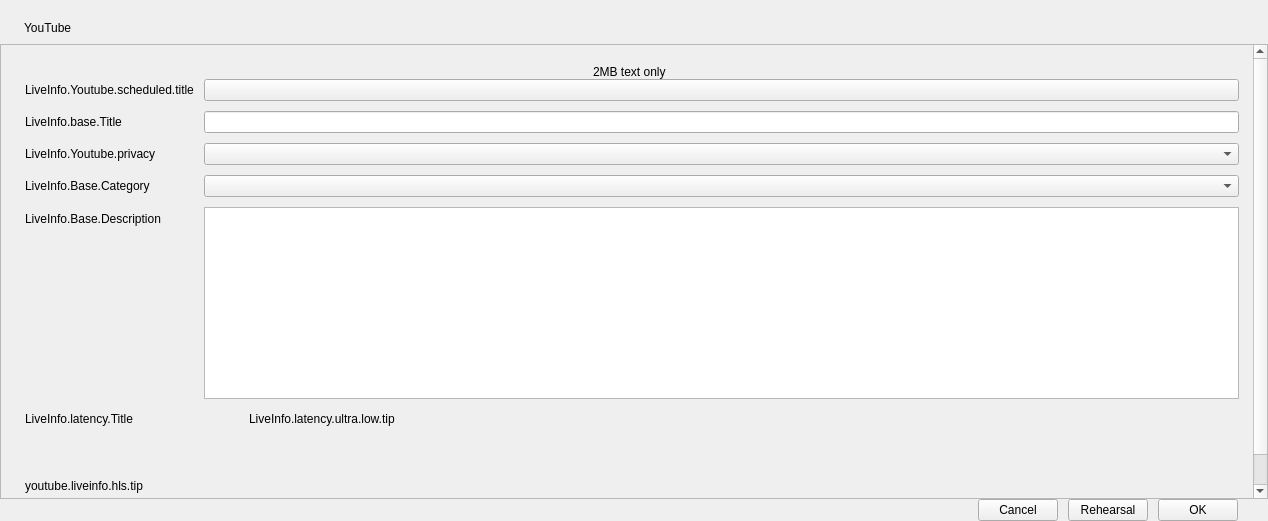
<?xml version="1.0" encoding="UTF-8"?>
<ui version="4.0">
 <class>PLSLiveInfoYoutube</class>
 <widget class="QWidget" name="PLSLiveInfoYoutube">
  <property name="geometry">
   <rect>
    <x>0</x>
    <y>0</y>
    <width>1268</width>
    <height>521</height>
   </rect>
  </property>
  <property name="windowTitle">
   <string>LiveInfo.liveinformation</string>
  </property>
  <layout class="QVBoxLayout" name="verticalLayout">
   <property name="spacing">
    <number>0</number>
   </property>
   <property name="leftMargin">
    <number>0</number>
   </property>
   <property name="topMargin">
    <number>0</number>
   </property>
   <property name="rightMargin">
    <number>0</number>
   </property>
   <property name="bottomMargin">
    <number>0</number>
   </property>
   <item>
    <widget class="QWidget" name="titleWidget" native="true">
     <layout class="QHBoxLayout" name="horizontalLayout">
      <property name="spacing">
       <number>0</number>
      </property>
      <property name="leftMargin">
       <number>24</number>
      </property>
      <property name="topMargin">
       <number>18</number>
      </property>
      <property name="rightMargin">
       <number>24</number>
      </property>
      <property name="bottomMargin">
       <number>6</number>
      </property>
      <item>
       <widget class="QLabel" name="titleLabel">
        <property name="text">
         <string>YouTube</string>
        </property>
       </widget>
      </item>
      <item>
       <spacer name="horizontalSpacer_5">
        <property name="orientation">
         <enum>Qt::Horizontal</enum>
        </property>
        <property name="sizeHint" stdset="0">
         <size>
          <width>0</width>
          <height>20</height>
         </size>
        </property>
       </spacer>
      </item>
     </layout>
    </widget>
   </item>
   <item>
    <widget class="QScrollArea" name="scrollArea">
     <property name="widgetResizable">
      <bool>true</bool>
     </property>
     <widget class="QWidget" name="scrollAreaWidgetContents_2">
      <property name="geometry">
       <rect>
        <x>0</x>
        <y>0</y>
        <width>1251</width>
        <height>515</height>
       </rect>
      </property>
      <layout class="QVBoxLayout" name="verticalLayout_3">
       <property name="spacing">
        <number>0</number>
       </property>
       <property name="leftMargin">
        <number>0</number>
       </property>
       <property name="topMargin">
        <number>0</number>
       </property>
       <property name="rightMargin">
        <number>0</number>
       </property>
       <property name="bottomMargin">
        <number>0</number>
       </property>
       <item alignment="Qt::AlignTop">
        <widget class="QWidget" name="thumWidget" native="true">
         <layout class="QVBoxLayout" name="verticalLayout_4">
          <property name="spacing">
           <number>6</number>
          </property>
          <property name="leftMargin">
           <number>6</number>
          </property>
          <property name="topMargin">
           <number>0</number>
          </property>
          <property name="rightMargin">
           <number>0</number>
          </property>
          <property name="bottomMargin">
           <number>0</number>
          </property>
          <item alignment="Qt::AlignHCenter">
           <widget class="PLSSelectImageButton" name="thumbnailButton">
            <property name="text">
             <string/>
            </property>
           </widget>
          </item>
          <item alignment="Qt::AlignHCenter|Qt::AlignTop">
           <widget class="QLabel" name="thumDetailLabel">
            <property name="text">
             <string>2MB text only</string>
            </property>
           </widget>
          </item>
          <item>
           <spacer name="verticalSpacer">
            <property name="orientation">
             <enum>Qt::Vertical</enum>
            </property>
            <property name="sizeHint" stdset="0">
             <size>
              <width>20</width>
              <height>0</height>
             </size>
            </property>
           </spacer>
          </item>
         </layout>
        </widget>
       </item>
       <item>
        <widget class="QWidget" name="midwidget" native="true">
         <layout class="QFormLayout" name="formLayout">
          <property name="fieldGrowthPolicy">
           <enum>QFormLayout::AllNonFixedFieldsGrow</enum>
          </property>
          <property name="rowWrapPolicy">
           <enum>QFormLayout::DontWrapRows</enum>
          </property>
          <property name="labelAlignment">
           <set>Qt::AlignLeading|Qt::AlignLeft|Qt::AlignVCenter</set>
          </property>
          <property name="formAlignment">
           <set>Qt::AlignLeading|Qt::AlignLeft|Qt::AlignTop</set>
          </property>
          <property name="horizontalSpacing">
           <number>10</number>
          </property>
          <property name="verticalSpacing">
           <number>10</number>
          </property>
          <property name="leftMargin">
           <number>24</number>
          </property>
          <property name="topMargin">
           <number>0</number>
          </property>
          <property name="rightMargin">
           <number>14</number>
          </property>
          <property name="bottomMargin">
           <number>20</number>
          </property>
          <item row="0" column="0">
           <widget class="QLabel" name="scheduleLabel">
            <property name="text">
             <string>LiveInfo.Youtube.scheduled.title</string>
            </property>
           </widget>
          </item>
          <item row="0" column="1">
           <widget class="PLSScheduleCombox" name="sPushButton">
            <property name="text">
             <string/>
            </property>
           </widget>
          </item>
          <item row="1" column="0">
           <widget class="QLabel" name="liveTitleLabel">
            <property name="text">
             <string>LiveInfo.base.Title</string>
            </property>
           </widget>
          </item>
          <item row="1" column="1">
           <widget class="PLSLineEdit" name="lineEditTitle">
            <property name="sizePolicy">
             <sizepolicy hsizetype="Expanding" vsizetype="Fixed">
              <horstretch>0</horstretch>
              <verstretch>0</verstretch>
             </sizepolicy>
            </property>
            <property name="text">
             <string/>
            </property>
            <property name="alignment">
             <set>Qt::AlignLeading|Qt::AlignLeft|Qt::AlignVCenter</set>
            </property>
           </widget>
          </item>
          <item row="2" column="0">
           <widget class="QLabel" name="publicLabel">
            <property name="text">
             <string>LiveInfo.Youtube.privacy</string>
            </property>
           </widget>
          </item>
          <item row="2" column="1">
           <widget class="PLSComboBox" name="comboBoxPublic">
            <property name="editable">
             <bool>false</bool>
            </property>
           </widget>
          </item>
          <item row="3" column="0">
           <widget class="QLabel" name="categoryLabel">
            <property name="text">
             <string>LiveInfo.Base.Category</string>
            </property>
           </widget>
          </item>
          <item row="3" column="1">
           <widget class="PLSComboBox" name="comboBoxCategory">
            <property name="editable">
             <bool>false</bool>
            </property>
           </widget>
          </item>
          <item row="4" column="0">
           <widget class="QLabel" name="describeLabel">
            <property name="text">
             <string>LiveInfo.Base.Description</string>
            </property>
           </widget>
          </item>
          <item row="4" column="1">
           <widget class="PLSTextEdit" name="textEditDescribe">
            <property name="acceptRichText">
             <bool>false</bool>
            </property>
           </widget>
          </item>
          <item row="5" column="0">
           <widget class="QWidget" name="latencyLeftWidget" native="true">
            <layout class="QHBoxLayout" name="horizontalLayout_5">
             <property name="spacing">
              <number>0</number>
             </property>
             <property name="leftMargin">
              <number>0</number>
             </property>
             <property name="topMargin">
              <number>0</number>
             </property>
             <property name="rightMargin">
              <number>0</number>
             </property>
             <property name="bottomMargin">
              <number>0</number>
             </property>
             <item>
              <widget class="QLabel" name="latencyTitle">
               <property name="text">
                <string>LiveInfo.latency.Title</string>
               </property>
               <property name="wordWrap">
                <bool>true</bool>
               </property>
              </widget>
             </item>
             <item alignment="Qt::AlignLeft|Qt::AlignBottom">
              <widget class="QLabel" name="latencyIcon">
               <property name="toolTip">
                <string/>
               </property>
               <property name="frameShape">
                <enum>QFrame::NoFrame</enum>
               </property>
               <property name="text">
                <string/>
               </property>
               <property name="showHandCursor" stdset="0">
                <bool>true</bool>
               </property>
              </widget>
             </item>
             <item>
              <spacer name="horizontalSpacer_4">
               <property name="orientation">
                <enum>Qt::Horizontal</enum>
               </property>
               <property name="sizeHint" stdset="0">
                <size>
                 <width>0</width>
                 <height>20</height>
                </size>
               </property>
              </spacer>
             </item>
            </layout>
           </widget>
          </item>
          <item row="5" column="1">
           <widget class="QWidget" name="latencyRadioWidget" native="true">
            <layout class="QHBoxLayout" name="horizontalLayout_4">
             <property name="spacing">
              <number>15</number>
             </property>
             <property name="leftMargin">
              <number>0</number>
             </property>
             <property name="topMargin">
              <number>0</number>
             </property>
             <property name="rightMargin">
              <number>0</number>
             </property>
             <property name="bottomMargin">
              <number>0</number>
             </property>
             <item>
              <widget class="PLSRadioButton" name="radioButton_normal" native="true">
               <property name="text" stdset="0">
                <string>LiveInfo.latency.normal</string>
               </property>
              </widget>
             </item>
             <item>
              <widget class="PLSRadioButton" name="radioButton_low" native="true">
               <property name="text" stdset="0">
                <string>LiveInfo.latency.low</string>
               </property>
              </widget>
             </item>
             <item>
              <widget class="PLSRadioButton" name="radioButton_ultraLow" native="true">
               <property name="text" stdset="0">
                <string>LiveInfo.latency.ultra.low</string>
               </property>
              </widget>
             </item>
             <item>
              <widget class="QLabel" name="ultraLowTipLabel">
               <property name="text">
                <string>LiveInfo.latency.ultra.low.tip</string>
               </property>
               <property name="wordWrap">
                <bool>true</bool>
               </property>
              </widget>
             </item>
             <item>
              <spacer name="horizontalSpacer_3">
               <property name="orientation">
                <enum>Qt::Horizontal</enum>
               </property>
               <property name="sizeHint" stdset="0">
                <size>
                 <width>40</width>
                 <height>20</height>
                </size>
               </property>
              </spacer>
             </item>
            </layout>
           </widget>
          </item>
          <item row="7" column="0">
           <widget class="QLabel" name="kidsLabel">
            <property name="text">
             <string/>
            </property>
            <property name="textFormat">
             <enum>Qt::RichText</enum>
            </property>
            <property name="wordWrap">
             <bool>true</bool>
            </property>
           </widget>
          </item>
          <item row="7" column="1">
           <widget class="QWidget" name="kidsRadioWidget" native="true">
            <layout class="QHBoxLayout" name="horizontalLayout_2">
             <property name="spacing">
              <number>20</number>
             </property>
             <property name="leftMargin">
              <number>0</number>
             </property>
             <property name="topMargin">
              <number>0</number>
             </property>
             <property name="rightMargin">
              <number>0</number>
             </property>
             <property name="bottomMargin">
              <number>0</number>
             </property>
             <item>
              <widget class="PLSRadioButton" name="kidsRadioButton" native="true">
               <property name="text" stdset="0">
                <string>LiveInfo.Kids.ForKids</string>
               </property>
              </widget>
             </item>
             <item>
              <widget class="PLSRadioButton" name="notKidsRadioButton" native="true">
               <property name="text" stdset="0">
                <string>LiveInfo.Kids.Not.ForKids</string>
               </property>
              </widget>
             </item>
             <item>
              <widget class="PLSRadioButton" name="hiddenRadioButton" native="true">
               <property name="text" stdset="0">
                <string/>
               </property>
              </widget>
             </item>
             <item>
              <spacer name="horizontalSpacer_2">
               <property name="orientation">
                <enum>Qt::Horizontal</enum>
               </property>
               <property name="sizeHint" stdset="0">
                <size>
                 <width>40</width>
                 <height>20</height>
                </size>
               </property>
              </spacer>
             </item>
            </layout>
           </widget>
          </item>
         </layout>
        </widget>
       </item>
       <item>
        <layout class="QHBoxLayout" name="horizontalLayout_6">
         <property name="leftMargin">
          <number>24</number>
         </property>
         <property name="rightMargin">
          <number>14</number>
         </property>
         <property name="bottomMargin">
          <number>39</number>
         </property>
         <item>
          <widget class="QLabel" name="hlsTipLabel">
           <property name="font">
            <font>
             <kerning>true</kerning>
            </font>
           </property>
           <property name="text">
            <string>youtube.liveinfo.hls.tip</string>
           </property>
           <property name="wordWrap">
            <bool>true</bool>
           </property>
          </widget>
         </item>
        </layout>
       </item>
      </layout>
     </widget>
    </widget>
   </item>
   <item>
    <widget class="QWidget" name="bottomWidget" native="true">
     <layout class="QVBoxLayout" name="verticalLayout_2">
      <property name="spacing">
       <number>0</number>
      </property>
      <property name="leftMargin">
       <number>0</number>
      </property>
      <property name="topMargin">
       <number>0</number>
      </property>
      <property name="rightMargin">
       <number>0</number>
      </property>
      <property name="bottomMargin">
       <number>0</number>
      </property>
      <item>
       <widget class="QWidget" name="lineView" native="true"/>
      </item>
      <item alignment="Qt::AlignRight">
       <widget class="QWidget" name="bottomButtonWidget" native="true">
        <layout class="QHBoxLayout" name="horizontalLayout_3">
         <property name="spacing">
          <number>10</number>
         </property>
         <property name="leftMargin">
          <number>0</number>
         </property>
         <property name="topMargin">
          <number>0</number>
         </property>
         <property name="rightMargin">
          <number>30</number>
         </property>
         <property name="bottomMargin">
          <number>0</number>
         </property>
         <item>
          <widget class="QPushButton" name="cancelButton">
           <property name="focusPolicy">
            <enum>Qt::NoFocus</enum>
           </property>
           <property name="text">
            <string>Cancel</string>
           </property>
           <property name="useFor" stdset="0">
            <string notr="true">Cancel</string>
           </property>
          </widget>
         </item>
         <item>
          <widget class="QPushButton" name="rehearsalButton">
           <property name="text">
            <string>Rehearsal</string>
           </property>
           <property name="useFor" stdset="0">
            <string notr="true">Rehearsal</string>
           </property>
          </widget>
         </item>
         <item>
          <widget class="QPushButton" name="okButton">
           <property name="focusPolicy">
            <enum>Qt::NoFocus</enum>
           </property>
           <property name="text">
            <string>OK</string>
           </property>
           <property name="useFor" stdset="0">
            <string notr="true">Ok</string>
           </property>
          </widget>
         </item>
        </layout>
       </widget>
      </item>
     </layout>
    </widget>
   </item>
  </layout>
 </widget>
 <customwidgets>
  <customwidget>
   <class>PLSLineEdit</class>
   <extends>QLineEdit</extends>
   <header>PLSEdit.h</header>
  </customwidget>
  <customwidget>
   <class>PLSScheduleCombox</class>
   <extends>QPushButton</extends>
   <header>PLSScheduleCombox.h</header>
  </customwidget>
  <customwidget>
   <class>PLSSelectImageButton</class>
   <extends>QLabel</extends>
   <header>PLSSelectImageButton.h</header>
  </customwidget>
  <customwidget>
   <class>PLSComboBox</class>
   <extends>QComboBox</extends>
   <header location="global">PLSComboBox.h</header>
  </customwidget>
  <customwidget>
   <class>PLSRadioButton</class>
   <extends>QWidget</extends>
   <header location="global">PLSRadioButton.h</header>
   <container>1</container>
  </customwidget>
  <customwidget>
   <class>PLSTextEdit</class>
   <extends>QTextEdit</extends>
   <header>PLSEdit.h</header>
  </customwidget>
 </customwidgets>
 <resources/>
 <connections/>
</ui>
